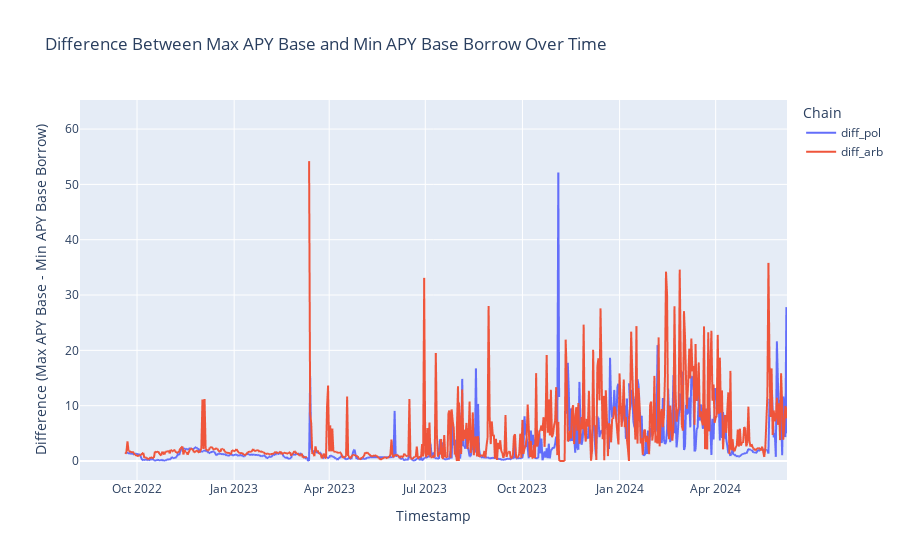

Write notebook code for a chart like this one.
### Code cell
# Ensure the 'timestamp' column is in datetime format
time_series_df['timestamp'] = pd.to_datetime(time_series_df['timestamp'])

# Split the DataFrame into 'pol' and 'arb' based on column names
pol_df = time_series_df.filter(regex='timestamp|pol_')
arb_df = time_series_df.filter(regex='timestamp|arb_')

# Initialize lists to hold the calculated differences
pol_diff = []
arb_diff = []

# Calculate daily differences for 'pol'
for date, data in pol_df.groupby('timestamp'):
    max_apyBase = data.filter(like='apyBase').max(axis=1).values[0]
    min_apyBaseBorrow = data.filter(like='apyBaseBorrow').min(axis=1).values[0]
    pol_diff.append({'timestamp': date, 'diff': max_apyBase - min_apyBaseBorrow})

# Calculate daily differences for 'arb'
for date, data in arb_df.groupby('timestamp'):
    max_apyBase = data.filter(like='apyBase').max(axis=1).values[0]
    min_apyBaseBorrow = data.filter(like='apyBaseBorrow').min(axis=1).values[0]
    arb_diff.append({'timestamp': date, 'diff': max_apyBase - min_apyBaseBorrow})

# Convert lists to DataFrames
pol_diff_df = pd.DataFrame(pol_diff)
arb_diff_df = pd.DataFrame(arb_diff)

# Merge the DataFrames for plotting
diff_df = pd.merge(pol_diff_df, arb_diff_df, on='timestamp', suffixes=('_pol', '_arb'))

# Plot the time series data
fig = px.line(diff_df, x='timestamp', y=['diff_pol', 'diff_arb'], title='Difference Between Max APY Base and Min APY Base Borrow Over Time')

fig.update_layout(
    xaxis_title='Timestamp',
    yaxis_title='Difference (Max APY Base - Min APY Base Borrow)',
    legend_title='Chain'
)

fig.show()

### Figure 1 — Plotly figure (JSON) as saved in the notebook; plotly's stock layout.template omitted (floating-point values rounded to 4 significant figures; data arrays with more than 128 entries replaced by an {"elided": "..."} marker saying what was removed)
{"data": [{"hovertemplate": "variable=diff_pol<br>timestamp=%{x}<br>value=%{y}<extra></extra>", "legendgroup": "diff_pol", "line": {"color": "#636efa", "dash": "solid"}, "marker": {"symbol": "circle"}, "mode": "lines", "name": "diff_pol", "showlegend": true, "type": "scattergl", "x": {"elided": "676 str values"}, "xaxis": "x", "y": {"elided": "676 float values"}, "yaxis": "y"}, {"hovertemplate": "variable=diff_arb<br>timestamp=%{x}<br>value=%{y}<extra></extra>", "legendgroup": "diff_arb", "line": {"color": "#EF553B", "dash": "solid"}, "marker": {"symbol": "circle"}, "mode": "lines", "name": "diff_arb", "showlegend": true, "type": "scattergl", "x": {"elided": "676 str values"}, "xaxis": "x", "y": {"elided": "676 float values"}, "yaxis": "y"}], "layout": {"legend": {"title": {"text": "Chain"}, "tracegroupgap": 0}, "title": {"text": "Difference Between Max APY Base and Min APY Base Borrow Over Time"}, "xaxis": {"anchor": "y", "domain": [0, 1], "title": {"text": "Timestamp"}}, "yaxis": {"anchor": "x", "domain": [0, 1], "title": {"text": "Difference (Max APY Base - Min APY Base Borrow)"}}}}
